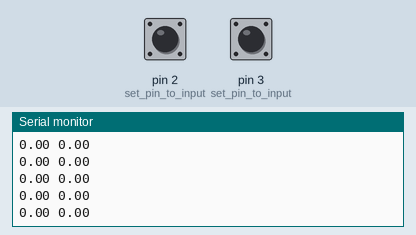
This sketch was run on a simulated Arduino Uno, built with avr-gcc and run on an emulated ATmega328P. On the bench: the last lines printed to the serial monitor. The inputs (shaded band) are chosen by the test bench; at power-on: pin 2 (set_pin_to_input) HIGH, pin 3 (set_pin_to_input) HIGH.

Above: at 1.2 s.
1.3 s: pin 2 (set_pin_to_input) pulled LOW for 0.15 s
At 1.8 s:
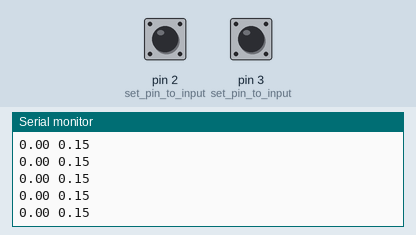
2.9 s: pin 3 (set_pin_to_input) pulled LOW for 0.15 s
At 3.5 s:
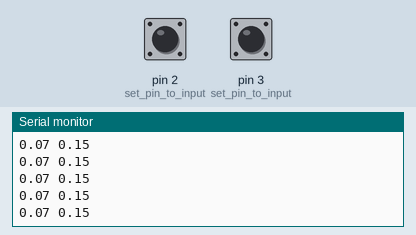
4.5 s: pin 2 (set_pin_to_input) pulled LOW for 1 s
8.5 s: pin 3 (set_pin_to_input) pulled LOW for 1 s
Timing chart, 0 to 11.5 s (numbered marks = the images above; inputs shaded):
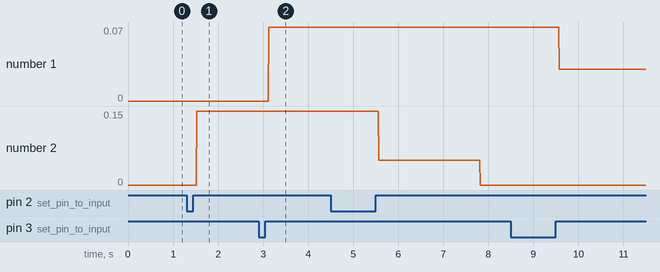

The sketch:

arduino_speedometer.ino
```cpp
#include <Time.h>
float current_v_right = 0;
float current_v_left = 0;
float old_v_right = 0;
float old_v_left = 0;
float c_right = 0;
float c_left = 0;
float to_left = millis(); // "old time"
float to_right = millis();
float dist_pp = 0.55*3.1415926535/29;
float a_left = 0;
float a_right = 0;

void setup() {
  // put your setup code here, to run once:
  Serial.begin (9600);
  pinMode(2, INPUT_PULLUP);           // set pin to input
  pinMode(3, INPUT_PULLUP);           // set pin to input
  attachInterrupt(digitalPinToInterrupt(2), updateright, RISING);
  attachInterrupt(digitalPinToInterrupt(3), updateleft, RISING);

}


void loop() {
  // put your main code here, to run repeatedly:

  String s = (String) current_v_left + " " + current_v_right; // Orig. Output for cam
  //String s = (String) "current_v_left:" + current_v_left + " current_v_right:" + current_v_right + " c_left:" + c_left + " c_right:" + c_right;
  Serial.println(s);

  if (current_v_left + a_left * (millis() - to_left) < 0) {
    current_v_left = 0;
    a_left = 0;

  }

  if (current_v_right + a_right * (millis() - to_right) < 0) {
    current_v_right = 0;
    a_right = 0;
  }

}

void updateleft(){
  c_left++;

  float tc_left = millis();
  current_v_left = dist_pp/(tc_left - to_left)*1000*3.6;

  a_left = (current_v_left - old_v_left) / (tc_left - to_left);

  old_v_left = current_v_left;
  to_left = tc_left;
}

void updateright(){
  c_right++;

  float tc_right = millis();
  current_v_right = dist_pp/(tc_right - to_right)*1000*3.6;

  a_right = (current_v_right - old_v_right) / (tc_right - to_right);

  old_v_right = current_v_right;
  to_right = tc_right;
}
```

Measured:
- after the input at 1.3 s, the serial monitor: prints a new line after 0.22 s (image 1)
- after the input at 2.9 s, the serial monitor: prints a new line after 0.22 s (image 2)
- plotted number 1: 0 → 0.07 after the input at 2.9 s, 0.07 → 0.03 after the input at 8.5 s
- plotted number 2: 0 → 0.15 after the input at 1.3 s
